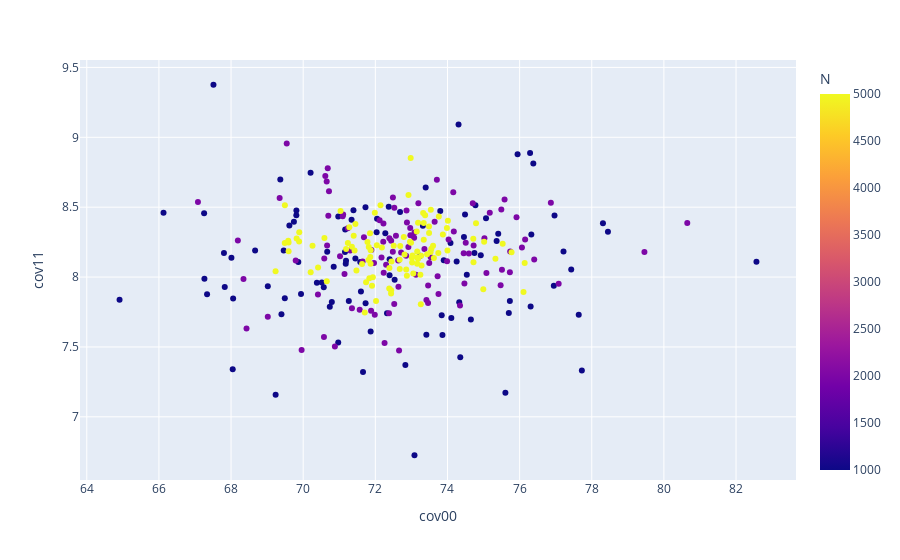

The notebook cell saved with this chart:
### Code cell
cov_samples['cov00'] = cov_samples['covs'].map( lambda x: x[0,0])
cov_samples['cov11'] = cov_samples['covs'].map( lambda x: x[1,1])
cov_samples['cov01'] = cov_samples['covs'].map( lambda x: x[0,1])
cov_samples['det'] = cov_samples['covs'].map(lambda x: np.linalg.det(x))

px.scatter( cov_samples, x='cov00', y='cov11', color='N')

### Figure 1 — Plotly figure (JSON) as saved in the notebook; plotly's stock layout.template omitted (floating-point values rounded to 4 significant figures; data arrays with more than 128 entries replaced by an {"elided": "..."} marker saying what was removed)
{"data": [{"hovertemplate": "cov00=%{x}<br>cov11=%{y}<br>N=%{marker.color}<extra></extra>", "legendgroup": "", "marker": {"color": {"elided": "300 int values"}, "coloraxis": "coloraxis", "symbol": "circle"}, "mode": "markers", "name": "", "orientation": "v", "showlegend": false, "type": "scatter", "x": {"elided": "300 float values"}, "xaxis": "x", "y": {"elided": "300 float values"}, "yaxis": "y"}], "layout": {"autosize": true, "coloraxis": {"colorbar": {"title": {"text": "N"}}, "colorscale": [[0, "#0d0887"], [0.1111, "#46039f"], [0.2222, "#7201a8"], [0.3333, "#9c179e"], [0.4444, "#bd3786"], [0.5556, "#d8576b"], [0.6667, "#ed7953"], [0.7778, "#fb9f3a"], [0.8889, "#fdca26"], [1, "#f0f921"]]}, "legend": {"tracegroupgap": 0}, "margin": {"t": 60}, "xaxis": {"anchor": "y", "autorange": true, "domain": [0, 1], "range": [63.8, 83.67], "title": {"text": "cov00"}, "type": "linear"}, "yaxis": {"anchor": "x", "autorange": true, "domain": [0, 1], "range": [6.52, 9.581], "title": {"text": "cov11"}, "type": "linear"}}}
